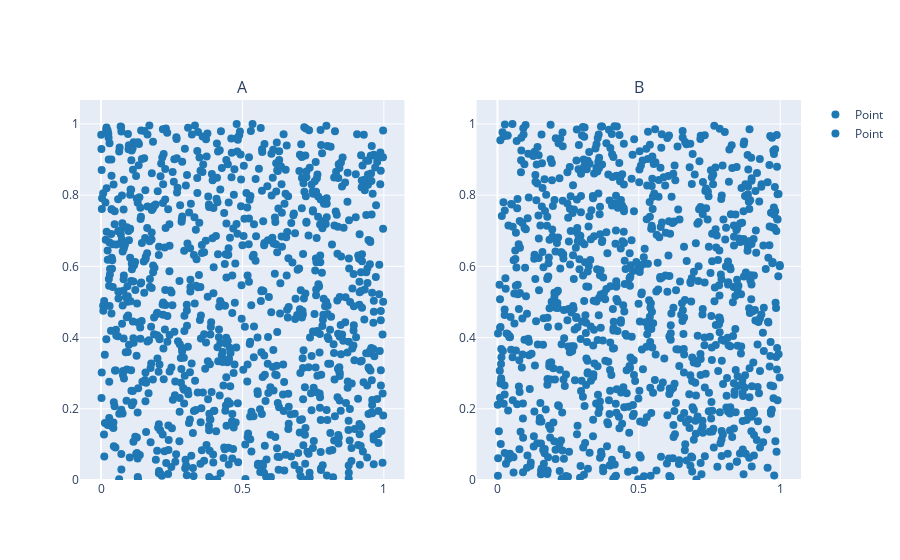

The notebook cell saved with this chart:
### Code cell
x = np.random.random(1000)
y = np.random.random(1000)
df = pd.DataFrame({'x': x, 'y': y})
df['category'] = 'A'

x = np.random.random(1000)
y = np.random.random(1000)
df2 = pd.DataFrame({'x': x, 'y': y})
df2['category'] = 'B'

df = pd.concat([df, df2], axis=0)

ggplot(df, aes(x='x', y='y')) + geom_point() + facet_wrap('category')

### Figure 1 — Plotly figure (JSON) as saved in the notebook; plotly's stock layout.template omitted (floating-point values rounded to 4 significant figures; data arrays with more than 128 entries replaced by an {"elided": "..."} marker saying what was removed)
{"data": [{"marker": {"color": "#1f77b4", "size": 8}, "mode": "markers", "name": "Point", "opacity": 1, "showlegend": true, "type": "scatter", "x": {"elided": "1000 float values"}, "xaxis": "x", "y": {"elided": "1000 float values"}, "yaxis": "y"}, {"marker": {"color": "#1f77b4", "size": 8}, "mode": "markers", "name": "Point", "opacity": 1, "showlegend": true, "type": "scatter", "x": {"elided": "1000 float values"}, "xaxis": "x2", "y": {"elided": "1000 float values"}, "yaxis": "y2"}], "layout": {"annotations": [{"font": {"size": 16}, "showarrow": false, "text": "A", "x": 0.225, "xanchor": "center", "xref": "paper", "y": 1, "yanchor": "bottom", "yref": "paper"}, {"font": {"size": 16}, "showarrow": false, "text": "B", "x": 0.775, "xanchor": "center", "xref": "paper", "y": 1, "yanchor": "bottom", "yref": "paper"}], "legend": {"x": 1.02, "xanchor": "left", "y": 1, "yanchor": "top"}, "showlegend": true, "xaxis": {"anchor": "y", "domain": [0, 0.45]}, "xaxis2": {"anchor": "y2", "domain": [0.55, 1]}, "yaxis": {"anchor": "x", "domain": [0, 1], "rangemode": "tozero"}, "yaxis2": {"anchor": "x2", "domain": [0, 1], "rangemode": "tozero"}}}
